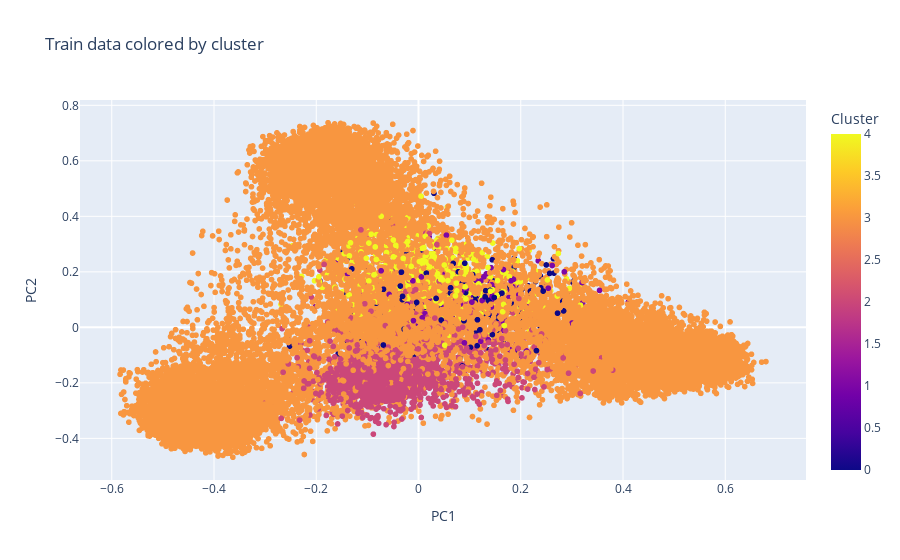
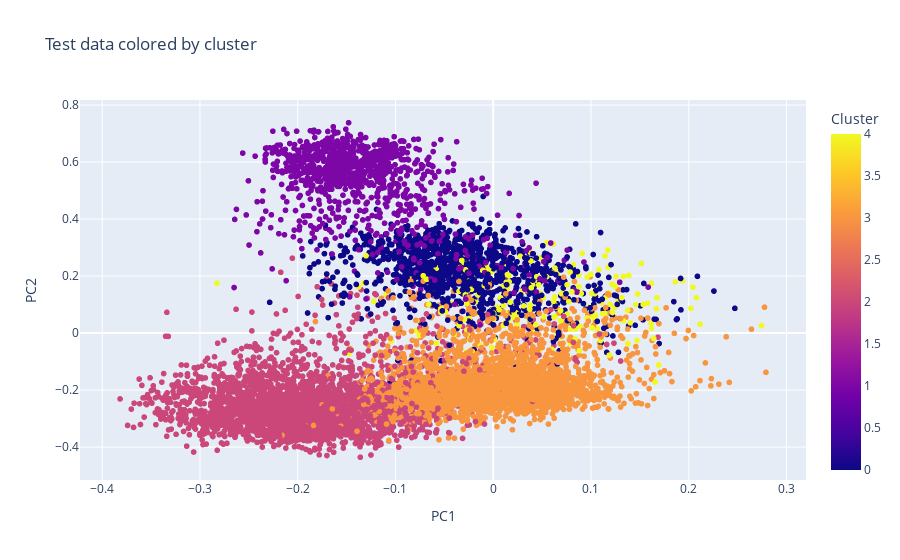

Write notebook code for charts like these, in order.
### Markdown cell above
#### Plot data using PCA

### Code cell
# apply PCA on the test data
pca = PCA(n_components=2)
X_train_pca = pca.fit_transform(X_train)
X_test_pca = pca.transform(X_test)

# plot the train data colored by the true clusters
fig = px.scatter(
    x=X_train_pca[:, 0],
    y=X_train_pca[:, 1],
    color=train_clusters,
    color_discrete_sequence=px.colors.qualitative.Plotly,
    labels={'x':'PC1', 'y':'PC2', 'color':'Cluster'},
    title='Train data colored by cluster',
    )
fig.show()

# plot the test data colored by the true clusters
fig = px.scatter(
    x=X_test_pca[:, 0],
    y=X_test_pca[:, 1],
    color=test_clusters,
    color_discrete_sequence=px.colors.qualitative.Plotly,
    labels={'x':'PC1', 'y':'PC2', 'color':'Cluster'},
    title='Test data colored by cluster',
    )
fig.show()

### Figure 1 — Plotly figure (JSON) as saved in the notebook; plotly's stock layout.template omitted (floating-point values rounded to 4 significant figures; data arrays with more than 128 entries replaced by an {"elided": "..."} marker saying what was removed)
{"data": [{"hovertemplate": "PC1=%{x}<br>PC2=%{y}<br>Cluster=%{marker.color}<extra></extra>", "legendgroup": "", "marker": {"color": {"elided": "29592 int values"}, "coloraxis": "coloraxis", "symbol": "circle"}, "mode": "markers", "name": "", "showlegend": false, "type": "scattergl", "x": {"elided": "29592 float values"}, "xaxis": "x", "y": {"elided": "29592 float values"}, "yaxis": "y"}], "layout": {"coloraxis": {"colorbar": {"title": {"text": "Cluster"}}, "colorscale": [[0, "#0d0887"], [0.1111, "#46039f"], [0.2222, "#7201a8"], [0.3333, "#9c179e"], [0.4444, "#bd3786"], [0.5556, "#d8576b"], [0.6667, "#ed7953"], [0.7778, "#fb9f3a"], [0.8889, "#fdca26"], [1, "#f0f921"]]}, "legend": {"tracegroupgap": 0}, "title": {"text": "Train data colored by cluster"}, "xaxis": {"anchor": "y", "domain": [0, 1], "title": {"text": "PC1"}}, "yaxis": {"anchor": "x", "domain": [0, 1], "title": {"text": "PC2"}}}}

### Figure 2 — Plotly figure (JSON) as saved in the notebook; plotly's stock layout.template omitted (floating-point values rounded to 4 significant figures; data arrays with more than 128 entries replaced by an {"elided": "..."} marker saying what was removed)
{"data": [{"hovertemplate": "PC1=%{x}<br>PC2=%{y}<br>Cluster=%{marker.color}<extra></extra>", "legendgroup": "", "marker": {"color": {"elided": "9043 int values"}, "coloraxis": "coloraxis", "symbol": "circle"}, "mode": "markers", "name": "", "showlegend": false, "type": "scattergl", "x": {"elided": "9043 float values"}, "xaxis": "x", "y": {"elided": "9043 float values"}, "yaxis": "y"}], "layout": {"coloraxis": {"colorbar": {"title": {"text": "Cluster"}}, "colorscale": [[0, "#0d0887"], [0.1111, "#46039f"], [0.2222, "#7201a8"], [0.3333, "#9c179e"], [0.4444, "#bd3786"], [0.5556, "#d8576b"], [0.6667, "#ed7953"], [0.7778, "#fb9f3a"], [0.8889, "#fdca26"], [1, "#f0f921"]]}, "legend": {"tracegroupgap": 0}, "title": {"text": "Test data colored by cluster"}, "xaxis": {"anchor": "y", "domain": [0, 1], "title": {"text": "PC1"}}, "yaxis": {"anchor": "x", "domain": [0, 1], "title": {"text": "PC2"}}}}
